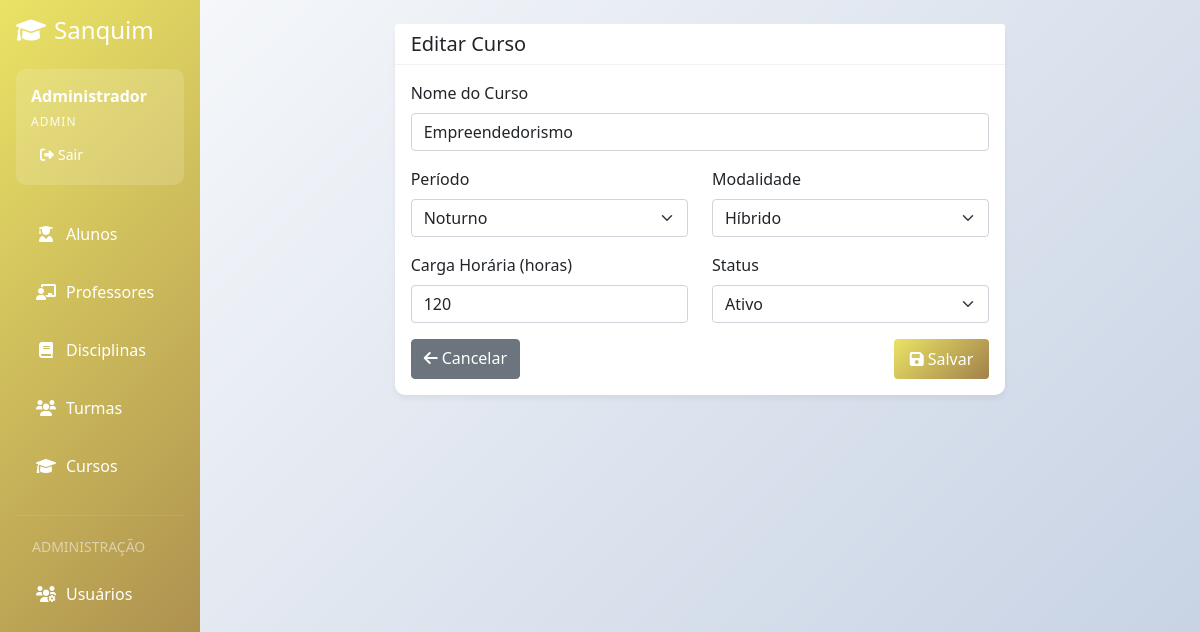
The page /cursos/4/editar (signed in) on the database its author committed.
### app.py (models this page shows, shortened)
class Curso(db.Model):
    __tablename__ = 'curso'
    id = db.Column(db.Integer, primary_key=True)
    nome = db.Column(db.String(100), nullable=False)
    periodo = db.Column(db.String(50), nullable=False)  # Matutino, Vespertino, Noturno
    carga_horaria = db.Column(db.Integer, nullable=False)
    modalidade = db.Column(db.String(50), nullable=False)  # Presencial, Online, Híbrido
    status = db.Column(db.Integer, default=1)  # 1-Ativo, 0-Inativo

### app.py (the view, shortened to what this page needs)
@app.route('/cursos/<int:id>/editar', methods=['GET', 'POST'])
@admin_required
def editar_curso(id):
    curso = Curso.query.get_or_404(id)
    form = CursoForm(obj=curso)
    return render_template('cursos/form.html', form=form, titulo='Editar Curso')

### app.py
class CursoForm(FlaskForm):
    nome = StringField('Nome do Curso', validators=[DataRequired(), Length(max=100)])
    periodo = SelectField('Período', choices=[
        ('Matutino', 'Matutino'),
        ('Vespertino', 'Vespertino'),
        ('Noturno', 'Noturno')
    ], validators=[DataRequired()])
    carga_horaria = IntegerField('Carga Horária (horas)', validators=[DataRequired(), NumberRange(min=1)])
    modalidade = SelectField('Modalidade', choices=[
        ('Presencial', 'Presencial'),
        ('Online', 'Online'),
        ('Híbrido', 'Híbrido')
    ], validators=[DataRequired()])
    status = SelectField('Status', choices=[
        (1, 'Ativo'),
        (0, 'Inativo')
    ], coerce=int, validators=[DataRequired()])

### app.py (called while the page is built)
def admin_required(f):
    @wraps(f)
    def decorated_function(*args, **kwargs):
        if 'user_id' not in session or session.get('user_tipo') != 'admin':
            flash('Acesso negado! Apenas administradores podem acessar esta área.', 'error')
            return redirect(url_for('index'))
        return f(*args, **kwargs)
    return decorated_function

### templates/cursos/form.html (shortened to what this page needs)
{% extends "base.html" %}
{% block content %}
<div class="row">
    <div class="col-md-8 mx-auto">
        <div class="card">
            <div class="card-header">
                <h5 class="mb-0">{{ titulo }}</h5>
            </div>
            <div class="card-body">
                <form method="POST">
                    <div class="mb-3">
                        {{ form.nome.label(class="form-label") }}
                        {{ form.nome(class="form-control", placeholder="Nome do curso") }}
                    </div>
                    <div class="row mb-3">
                        <div class="col-md-6">
                            {{ form.periodo.label(class="form-label") }}
                            {{ form.periodo(class="form-select") }}
                        </div>
                        <div class="col-md-6">
                            {{ form.modalidade.label(class="form-label") }}
                            {{ form.modalidade(class="form-select") }}
                        </div>
                    </div>
                    <div class="row mb-3">
                        <div class="col-md-6">
                            {{ form.carga_horaria.label(class="form-label") }}
                            {{ form.carga_horaria(class="form-control", placeholder="Carga horária em horas") }}
                        </div>
                        <div class="col-md-6">
                            {{ form.status.label(class="form-label") }}
                            {{ form.status(class="form-select") }}
                        </div>
                    </div>
                    <div class="d-flex justify-content-between">
                        <a href="{{ url_for('listar_cursos') }}" class="btn btn-secondary">
                            <i class="fas fa-arrow-left me-1"></i>Cancelar
                        </a>
                        <button type="submit" class="btn btn-primary">
                            <i class="fas fa-save me-1"></i>Salvar
                        </button>
                    </div>
                </form>
            </div>
        </div>
    </div>
</div>
{% endblock %}

### templates/base.html (style rules this page uses)
:root { --primary-color: #eae366; --secondary-color: #a2814b; --accent-color: #379091; --danger-color: #e74c3c; --success-color: #2ecc71; }
.card { border: none; border-radius: 10px; box-shadow: 0 4px 6px rgba(0, 0, 0, 0.05); transition: transform 0.2s, box-shadow 0.2s; }
.card-header { background-color: white; border-bottom: 1px solid rgba(0, 0, 0, 0.05); font-weight: 600; }
.btn-primary { background: linear-gradient( 135deg, var(--primary-color) 0%, var(--secondary-color) 100% ); border: none; padding: 8px 16px; }

### rows shown on the page
Curso: nome "Empreendedorismo", periodo "Noturno", modalidade "Híbrido", carga_horaria "120", status "Ativo"

### other values the page prints
{{ session.user_nome }} "Administrador"
{{ session.user_tipo|capitalize }} "ADMIN"
{{ titulo }} "Editar Curso"
